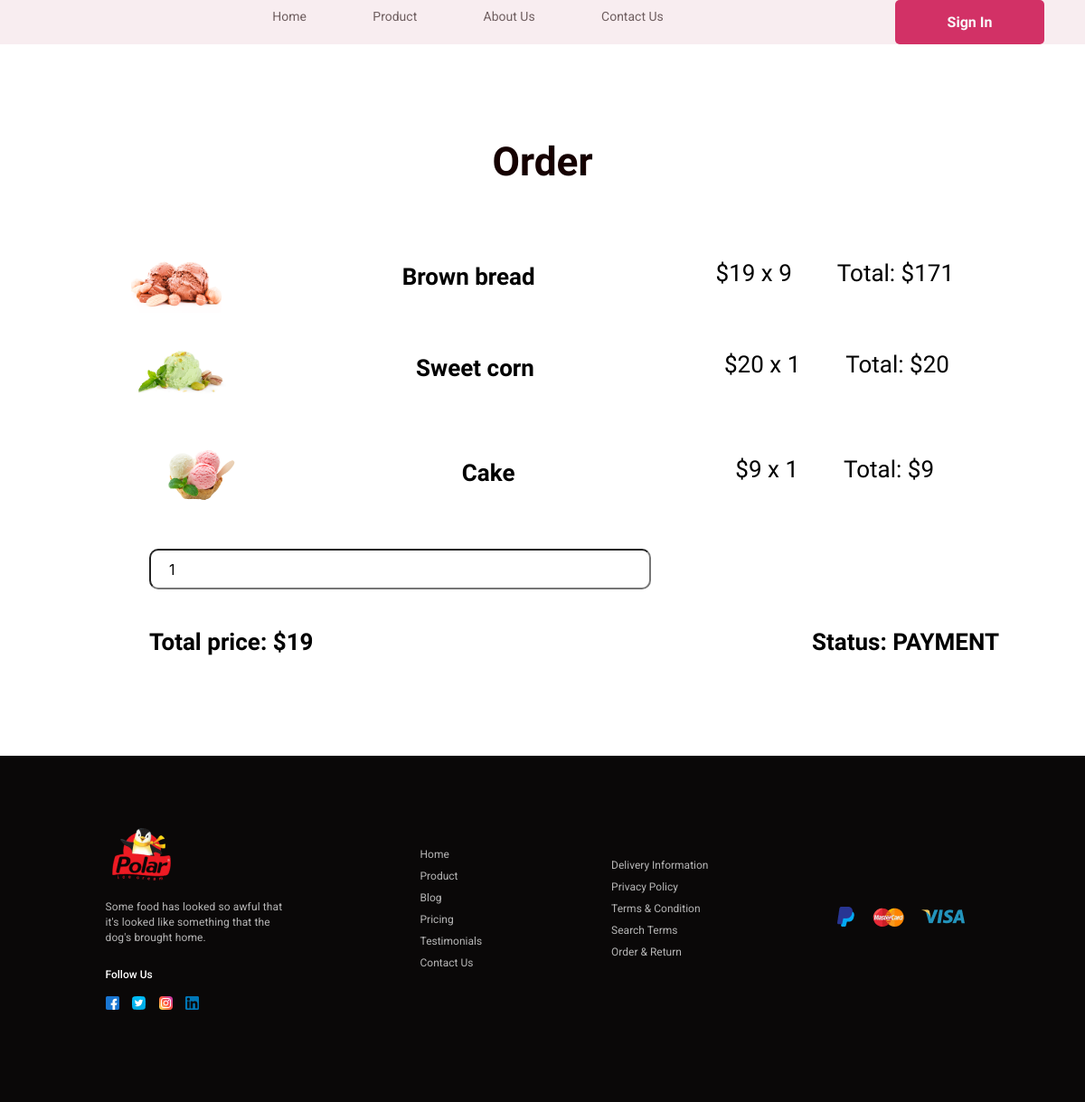
Page /order/1 on the committed database.
### web/models.py (models this page shows, shortened)
class CartProduct(models.Model):
    cart = models.ForeignKey(
        'Cart',
        on_delete=models.CASCADE,
    )
    product = models.ForeignKey(
        Product,
        on_delete=models.CASCADE,
    )
    quantity = models.PositiveIntegerField(
        default=1,
    )

class Product(models.Model):
    category = models.ForeignKey(
        Category,
        on_delete=models.CASCADE,
        related_name='category'
    )
    title = models.CharField(
        max_length=120,
        null=True,
        blank=True,
    )
    description = models.TextField(
        null=True,
        blank=True,
    )
    price = models.PositiveIntegerField(
        default=0,
    )
    image = models.ImageField()

class Order(models.Model):
    PAYMENT, DELIVERY, COMPLETED = range(3)
    ORDER_STATUSES = (
        (PAYMENT, 'PAYMENT'),
        (DELIVERY, 'DELIVERY'),
        (COMPLETED, 'COMPLETED'),
    )
    cart = models.OneToOneField(
        Cart,
        on_delete=models.CASCADE,
    )
    user = models.ForeignKey(
        User,
        on_delete=models.CASCADE,
    )
    address = models.CharField(
        max_length=255,
    )
    status = models.IntegerField(
        choices=ORDER_STATUSES,
        default=PAYMENT,
    )
    created_at = models.DateTimeField(
        auto_now_add=True,
    )
    @property
    def get_status(self):
        return self.ORDER_STATUSES[self.status][1]

class Cart(models.Model):
    user = models.ForeignKey(
        User,
        on_delete=models.CASCADE,
    )
    products = models.ManyToManyField(
        Product,
        through=CartProduct,
        related_name='products',
    )
    total_price = models.IntegerField(
        default=0,
    )

### web/views.py (the view)
class OrderDetailsView(generic.DetailView):
    template_name = 'order.html'
    model = models.Order
    queryset = models.Order.objects.all()

### web/templates/order.html (shortened to what this page needs)
{% extends 'base.html' %}
{% load static %}
{% block start %}
    <section class="start start-no">
        <div class="container">
            <header class="d-flex justify-content-between align-items-center">
                <nav class="menu d-none d-sm-none d-md-block col-md-5">
                    <ul class="">
                        <li><a href="{% url 'index' %}">
                            Home
                        </a></li>
                        <li><a href="{% url 'products' %}">
                            Product
                        </a></li>
                        <li><a href="{% url 'about' %}">
                            About Us
                        </a></li>
                        <li><a href="{% url 'contacts' %}">
                            Contact Us
                        </a></li>
                    </ul>
                </nav>
                {% if request.user.is_authenticated %}
                    <a href="{% url 'cart' request.user.cart_set.last.pk %}">
                        <button class="header-btn">
                            Cart
                        </button>
                    </a>
                    <a href="{% url 'orders' %}">
                        <button class="header-btn">
                            Orders
                        </button>
                    </a>
                    <a href="{% url 'logout' %}">
                        <button class="header-btn">
                            {{ request.user.username }}, Log Out
                        </button>
                    </a>
                {% else %}
                    <a href="{% url 'login' %}">
                        <button class="header-btn">
                            Sign In
                        </button>
                    </a>
                {% endif %}
        </header>
        </div>
    </section>
{% endblock %}
{% block main %}
    <section class="product">
        <div class="container">
            <h3 class="product-title">
                Order
            </h3>
            <div class="product-box">
                {% for cart_product in order.cart.cartproduct_set.all %}
                    <div class="product-card d-flex justify-content-around flex-wrap align-items-center" style="margin-top: 30px;">
                        <div class="product-left">
                            <img style="width: 100px;" src="{{ cart_product.product.image.url }}" alt="">
                        </div>
                            <h3 class="product-card__name">{{ cart_product.product.title }}</h3>
                            <h3 class="product-card__price" style="justify-content: space-between;display: flex;">
                                ${{ cart_product.product.price }} x {{ cart_product.quantity }}
                                <span style="margin-left: 50px;"> Total: ${% widthratio cart_product.product.price 1 cart_product.quantity %}</span>
                            </h3>
                    </div>
                {% endfor %}
                    <input style="
                            width: 50%;
                            border-radius: 10px;
                            padding-left: 20px;
                            height: 45px;
                            margin-left: 120px;
                            margin-top: 30px;"
                           type="text" name="address" readonly placeholder="Address" value="{{ order.address }}"
                    />
                    <div style="display: flex; justify-content: space-between;padding-top: 40px;padding-right: 50px">
                        <h3 class="product-card__name" style="margin-left: 120px;">
                            Total price: ${{ order.cart.total_price }}
                        </h3>
                        <h3 class="product-card__name" style="margin-left: 120px;">
                            Status: {{ order.get_status }}
                        </h3>
                    </div>
            </div>
        </div>
    </section>
{% endblock %}

### web/templates/base.html (shortened to what this page needs)
{% load static %}
<!DOCTYPE html>
<html lang="en">
{% block head %}
    <head>
        <link rel="stylesheet" href="{% static 'css/style.css' %}">
        <link rel="stylesheet"
              href="https://cdn.jsdelivr.net/npm/bootstrap@4.6.0/dist/css/bootstrap.min.css"
        >
    </head>
{% endblock head %}
<body>
    {% block start %}{% endblock %}
    {% block main %}{% endblock %}
    <footer>
        <div class="container d-flex justify-content-around flex-wrap align-items-center">
            <div class="footer-item f-one">
                <img src="{% static 'img/polar-footer.png' %}" alt="">
                <p>Some food has looked so awful that it's looked like something that the dog's brought home.</p>
                <h6>Follow Us</h6>
                <div class="soc">
                    <a href="#"><img src="{% static 'img/facebook 1.png'%}" alt=""></a>
                    <a href="#"><img src="{% static 'img/twitter 1.png' %}" alt=""></a>
                    <a href="#"><img src="{% static 'img/instagram 1.png' %}" alt=""></a>
                    <a href="#"><img src="{% static 'img/linkedin 1.png' %}" alt=""></a>
                </div>
            </div>
            <div class="footer-item f-two">
                <ul>
                    <li><a href="#">Home</a></li>
                    <li><a href="#">Product</a></li>
                    <li><a href="#">Blog</a></li>
                    <li><a href="#">Pricing</a></li>
                    <li><a href="#">Testimonials</a></li>
                    <li><a href="#">Contact Us</a></li>
                </ul>
            </div>
            <div class="footer-item f-three">
                <ul>
                    <li><a href="#">Delivery Information</a></li>
                    <li><a href="#">Privacy Policy</a></li>
                    <li><a href="#">Terms & Condition</a></li>
                    <li><a href="#">Search Terms</a></li>
                    <li><a href="#">Order & Return</a></li>
                </ul>
            </div>
            <div class="footer-item f-four">
                <div class="f-logo">
                    <a href="#"><img src="{% static 'img/p.png' %}" alt=""></a>
                    <a href="#"><img src="{% static 'img/mast.png' %}" alt=""></a>
                    <a href="#"><img src="{% static 'img/vis.png' %}" alt=""></a>
                </div>
            </div>
        </div>
    </footer>
</body>
</html>

### web/static/css/style.css (style rules this page uses)
* { padding: 0;margin: 0; }
a { text-decoration: none; }
div { box-sizing: border-box; }
.container { max-width: 1125px; margin: auto; }
.start { background: #F8EDF0; height: 100vh; position: relative; }
.menu ul { list-style-type: none; display: flex; justify-content: space-between; }
.menu a { font-family: Roboto; font-style: normal; font-weight: normal; font-size: 14px; line-height: 16px; color: #150101; opacity: 0.6; }
.header-btn, .start-btn, .sugar-btn, .product-card__btn { width: 165px; height: 49px; background: #D23166; border-radius: 5px; border: none; font-family: Hind Madurai; font-style: normal; font-weight: bold; font-size: 16px; line-height: 22px; color: #FAFAFA; }
.start-no { height: initial; }
.product { padding-top: 100px; padding-bottom: 100px; }
.product-title { font-family: Hind Madurai; font-style: normal; font-weight: 600; font-size: 44.2px; line-height: 61px; color: #150101; text-align: center; margin-bottom: 64px; }
.product-card__name { font-family: Hind Madurai; font-style: normal; font-weight: bold; font-size: 26px; line-height: 36px; color: #000000; }
.product-card__price { font-family: Hind Madurai; font-style: normal; font-weight: 500; font-size: 26px; line-height: 36px; color: #000000; margin-bottom: 16px; }
footer { background: #0A0808; padding-top: 70px; padding-bottom: 100px; }
.f-one { max-width: 205px; }
.f-one p { font-family: Roboto; font-style: normal; font-weight: normal; font-size: 12px; line-height: 17px; letter-spacing: 0.01em; color: #FFFFFF; opacity: 0.7; margin-top: 10px; margin-bottom: 25px; }
.f-one h6 { font-family: Roboto; font-style: normal; font-weight: 500; font-size: 12px; line-height: 14px; color: #FFFFFF; margin-bottom: 10px; }
.soc a { margin-right: 10px; }
.f-two ul { list-style-type: none; }
.f-two a { font-family: Roboto; font-style: normal; font-weight: normal; font-size: 12px; line-height: 14px; color: #FFFFFF; opacity: 0.7; margin-bottom: 10px; display: block; }
.f-three ul { list-style-type: none; }
.f-three a { font-family: Roboto; font-style: normal; font-weight: normal; font-size: 12px; line-height: 14px; color: #FFFFFF; opacity: 0.7; margin-bottom: 10px; display: block; }
.f-logo a { margin-right: 15px; }
input, textarea { padding-left: 10px; }

### rows in the picture
CartProduct: product.image (picture), product "Brown bread", product.price "19", quantity "9", product+quantity "171"
CartProduct: product.image (picture), product "Sweet corn", product.price "20", quantity "1", product+quantity "20"
CartProduct: product.image (picture), product "Cake", product.price "9", quantity "1", product+quantity "9"
Order: address "1", cart.total_price "19", get_status "PAYMENT"
